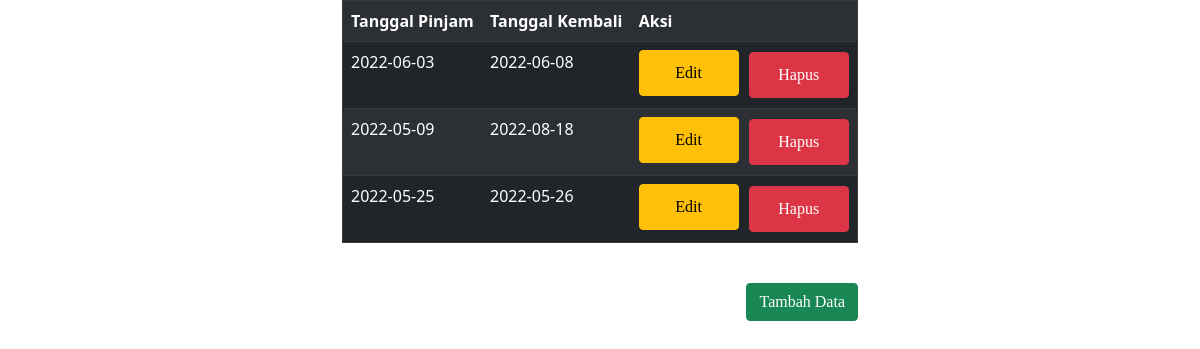
The app's page /Peminjaman.php with its own data.
### tables this page shows
CREATE TABLE `peminjaman` (
  `id_peminjaman` int(11) NOT NULL,
  `tgl_pinjam` date NOT NULL,
  `tgl_kembali` date NOT NULL
);

### Koneksi.php (called while the page is built, shortened)
<?php
function koneksi()
{
    try {
        $pdo_conn = new PDO(
            'mysql:host=localhost;dbname=database_perpus','root',
            '',
            array(PDO::ATTR_ERRMODE, PDO::ERRMODE_EXCEPTION, PDO::ATTR_PERSISTENT => true)
        );
    }
    catch (PDOException $e) {
        print "Koneksi bermasalah: " . $e->getMessage() . "<br>";
        die();
    }
    return $pdo_conn;
}
?>

### Model.php (the view, shortened to what this page needs)
<?php
require("./Koneksi.php");
function tampildata($nama_tabel)
{
    $stmt = koneksi()->prepare("SELECT * FROM $nama_tabel");
    $stmt->execute();
    $result = $stmt->fetchAll();
    if (!empty($result)) {
        if ($nama_tabel == "member") {
            foreach ($result as $row) {
                echo "<tr>";
                echo "<td>" . $row['nomor_member'] . "</td>";
                echo "<td>" . $row['nama'] . "</td>";
                echo "<td>" . $row['alamat'] . "</td>";
                echo "<td>" . $row["tgl_mendaftar"] . "</td>";
                echo "<td>" . $row["tgl_terakhir_bayar"] . "</td>";
                echo "<td>";
                echo "<a href='FormMember.php?id_member=" . $row['id_member'] . "' class='btn btn-warning ml-2 mb-1' style='width: 100px; padding:10px 0;'> Edit </a>";
                if(!isset($_SESSION['AdminLoginId'])){
                    echo "<a href='error.php' class='btn btn-danger ml-2' style='width: 100px; margin-left:10px; padding:10px 0;'> Hapus </a>";
                }
                else{
                    echo "<a href='Member.php?id_member=" . $row['id_member'] . "' onclick=\"return confirm('Yakin Hapus?')\" class='btn btn-danger ml-2' style='width: 100px; margin-left:10px; padding:10px 0;'> Hapus </a>";
                }
                echo "</td>";
                echo "</tr>";
            }
        }
        elseif ($nama_tabel == "peminjaman") {
            foreach ($result as $row) {
                echo "<tr>";
                echo "<td>" . $row["tgl_pinjam"] . "</td>";
                echo "<td>" . $row["tgl_kembali"] . "</td>";
                echo "<td>";
                echo "<a href='FormPeminjaman.php?id_peminjaman=" . $row['id_peminjaman'] . "' class='btn btn-warning ml-2 mb-1' style='width: 100px; padding:10px 0;'> Edit </a>";
                if(!isset($_SESSION['AdminLoginId'])){
                    echo "<a href='error.php' class='btn btn-danger ml-2' style='width: 100px; margin-left:10px; padding:10px 0;'> Hapus </a>";
                }
                else{
                echo "<a href='Peminjaman.php?id_peminjaman=" . $row['id_peminjaman'] . "' onclick=\"return confirm('Yakin Hapus?')\" class='btn btn-danger ml-2' style='width: 100px; margin-left:10px; padding:10px 0;'> Hapus </a>";
                }
                echo "</td>";
                echo "</tr>";
            }
        }
    }
}

### Peminjaman.php (style rules this page uses)
a { text-decoration: none; font-size: 15px; font-family: "playfair-display"; }

### records on screen
peminjaman: tgl_pinjam "2022-06-03", tgl_kembali "2022-06-08", $row['id_peminjaman'] 1 (drawn)
peminjaman: tgl_pinjam "2022-05-09", tgl_kembali "2022-08-18"
peminjaman: tgl_pinjam "2022-05-25", tgl_kembali "2022-05-26"
